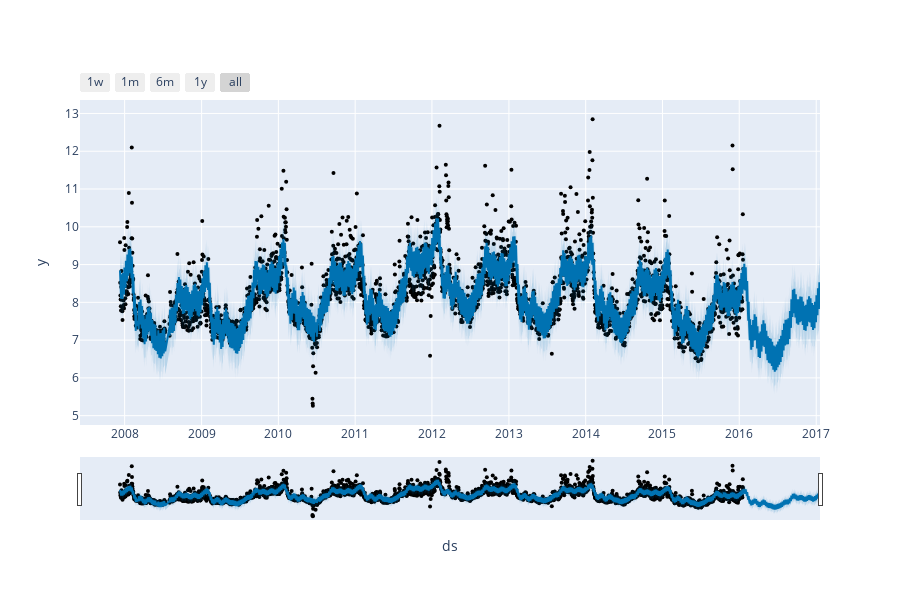

Notebook code cell kept with this figure:
### Code cell
from prophet.plot import plot_plotly, plot_components_plotly

plot_plotly(m, forecast)

### Figure 1 — Plotly figure (JSON) as saved in the notebook; plotly's stock layout.template omitted (floating-point values rounded to 4 significant figures; data arrays with more than 128 entries replaced by an {"elided": "..."} marker saying what was removed)
{"data": [{"marker": {"color": "black", "size": 4}, "mode": "markers", "name": "Actual", "type": "scatter", "x": {"elided": "2905 str values"}, "y": {"elided": "2905 float values"}}, {"hoverinfo": "skip", "line": {"width": 0}, "mode": "lines", "type": "scatter", "x": {"elided": "3270 str values"}, "y": {"elided": "3270 float values"}}, {"fill": "tonexty", "fillcolor": "rgba(0, 114, 178, 0.2)", "line": {"color": "#0072B2", "width": 2}, "mode": "lines", "name": "Predicted", "type": "scatter", "x": {"elided": "3270 str values"}, "y": {"elided": "3270 float values"}}, {"fill": "tonexty", "fillcolor": "rgba(0, 114, 178, 0.2)", "hoverinfo": "skip", "line": {"width": 0}, "mode": "lines", "type": "scatter", "x": {"elided": "3270 str values"}, "y": {"elided": "3270 float values"}}], "layout": {"height": 600, "showlegend": false, "width": 900, "xaxis": {"rangeselector": {"buttons": [{"count": 7, "label": "1w", "step": "day", "stepmode": "backward"}, {"count": 1, "label": "1m", "step": "month", "stepmode": "backward"}, {"count": 6, "label": "6m", "step": "month", "stepmode": "backward"}, {"count": 1, "label": "1y", "step": "year", "stepmode": "backward"}, {"step": "all"}]}, "rangeslider": {"visible": true}, "title": {"text": "ds"}, "type": "date"}, "yaxis": {"title": {"text": "y"}}}}
